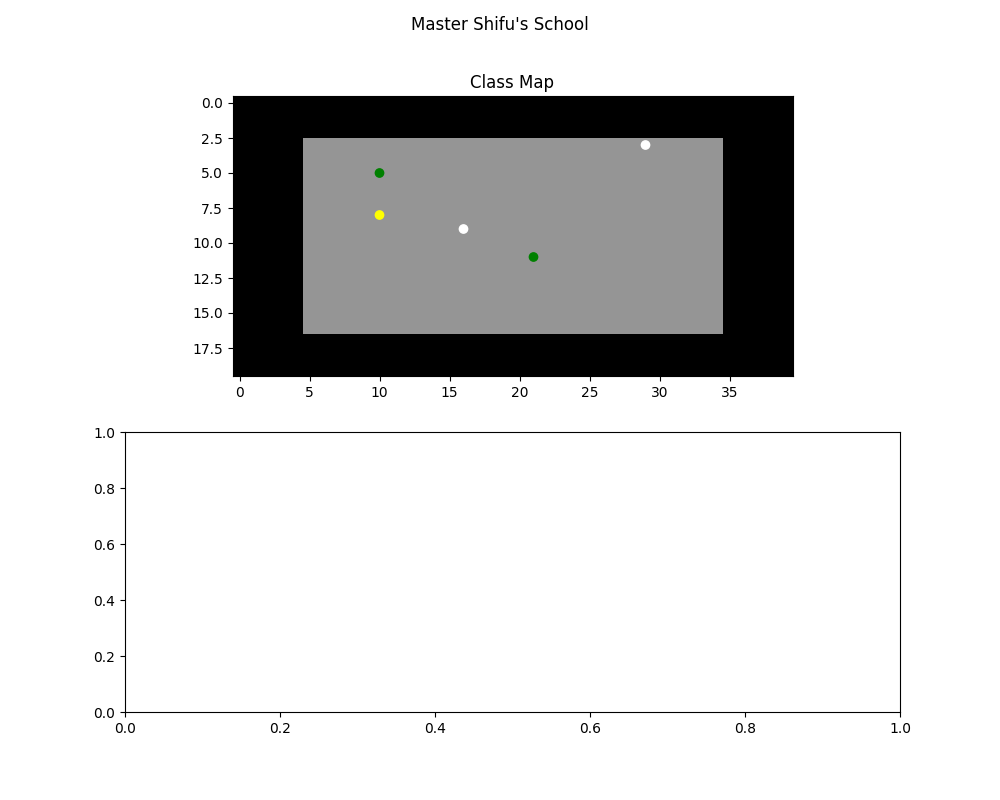

Reproduce this figure in Python.
#
# task2.py - COMP1005 Practical Test 3, Task 2
#
# Copied from task1.py. The floor array now has real structure (10 =
# black border, 5 = dark grey centre), rendered with the "Greys"
# colormap and explicit vmin/vmax. The user is asked how many students
# to place, each given a random rank and a random position that stays
# within the floor's grey interior.
#
from characters import *
import matplotlib.pyplot as plt
import numpy as np
import random

rank_defs = ["White", "Yellow", "Green", "Blue", "Black"]
name_defs = ["Panda", "Tigress", "Crane", "Viper", "Mantis", "Monkey"]

floor = np.full((20, 40), 10)     # black border
BORDER_Y, BORDER_X = 3, 5          # thickness of the border on each side
floor[BORDER_Y:-BORDER_Y, BORDER_X:-BORDER_X] = 5   # dark grey centre

num_steps = 1

num_students = int(input(f'Enter number of students (1-{len(name_defs)}): '))
while num_students < 1 or num_students > len(name_defs):
    print('Out of range, please re-enter...')
    num_students = int(input(f'Enter number of students (1-{len(name_defs)}): '))

students = []
for i in range(num_students):
    rank = random.choice(rank_defs)
    # keep everyone in the grey interior, off the black border
    x = random.randint(BORDER_X, 40 - BORDER_X - 1)
    y = random.randint(BORDER_Y, 20 - BORDER_Y - 1)
    students.append(Student(name_defs[i], (x, y), rank))

for t in range(num_steps):
    fig, ax = plt.subplots(2,1, figsize=(10,8))

    ax[0].imshow(floor, cmap='Greys', vmin=0, vmax=10)
    x_values = [s.get_pos()[0] for s in students]
    y_values = [s.get_pos()[1] for s in students]
    colours = [s.get_rank() for s in students]
    ax[0].scatter(x_values, y_values, marker='o', color=colours)
    ax[0].set_title('Class Map')

    for s in students:
        print(s)

    name_list = get_namelist(students)
    rank_cols, rank_nums = get_ranklist(students, rank_defs)
    print(name_list)
    print(rank_nums)

    fig.suptitle("Master Shifu's School")
    fig.savefig('task2.png')
